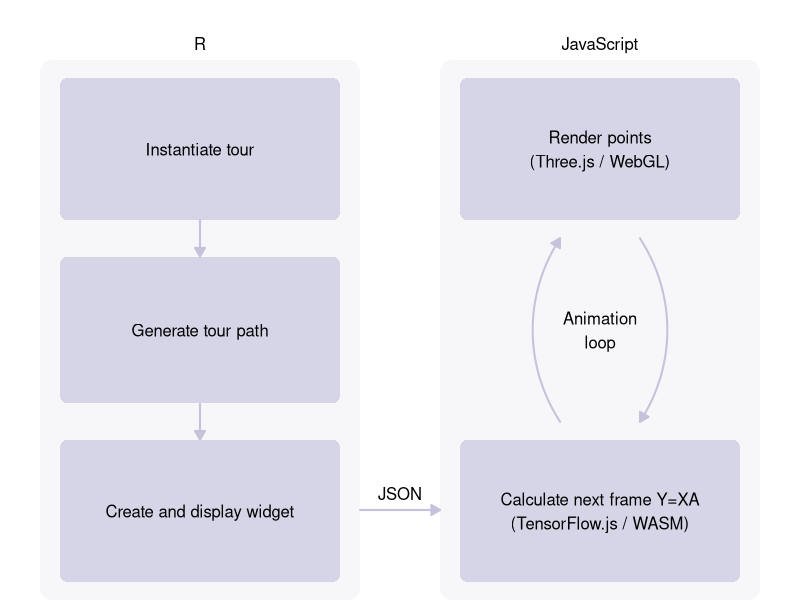

Source code (R): (Note: this script raises an error after producing the figure.)
## ---- chunk 1
library(grid)

## fill for text boxes
purple1 <- "#d6d5e7"
## arrows
purple2 <- "#c5c3dc"
# background
purple3 <- "#f7f7fa"

tbox <- function(txt, ...) {
    grid.roundrect(
        r = unit(2, "mm"), width = 0.7, height = 0.8,
        gp = gpar(col = NA, fill = purple1), ...
    )
    grid.text(txt, gp = gpar(fontsize = 12))
}

myarrow <- function(...) {
    grid.segments(...,
        arrow = arrow(type = "closed", length = unit(0.1, "inches")),
        gp = gpar(fill = purple2, col = purple2, lwd = 2)
    )
}

grid.newpage()

vp <- viewport(
    layout = grid.layout(3, 2,
        heights = c(0.33, 0.34, 0.33),
        widths = 0.5
    ), height = 0.9, y = 0, just = "bottom"
)

tl <- viewport(layout.pos.row = 1, layout.pos.col = 1, name = "topleft")
ml <- viewport(layout.pos.row = 2, layout.pos.col = 1, name = "middleleft")
bl <- viewport(layout.pos.row = 3, layout.pos.col = 1, name = "bottomleft")
tr <- viewport(layout.pos.row = 1, layout.pos.col = 2, name = "topright")
mr <- viewport(layout.pos.row = 2, layout.pos.col = 2, name = "middleright")
br <- viewport(layout.pos.row = 3, layout.pos.col = 2, name = "bottomright")

splot <- vpTree(vp, vpList(tl, ml, bl, tr, mr, br))

pushViewport(splot)
upViewport()

# background rects
grid.roundrect(
    r = unit(3, "mm"), width = 0.4, x = 0.05, just = "left",
    gp = gpar(col = NA, fill = purple3)
)
grid.roundrect(
    r = unit(3, "mm"), width = 0.4, x = 0.95, just = "right",
    gp = gpar(col = NA, fill = purple3)
)

# top
seekViewport("topleft")
tbox("Instantiate tour")

# middle
seekViewport("middleleft")
tbox("Generate tour path")
myarrow(
    x0 = 0.5, y0 = unit(1.1, "npc"),
    x1 = 0.5, y1 = unit(0.9, "npc")
)

# bottom
seekViewport("bottomleft")
tbox("Create and display widget", name = "tbox_bottomleft")
myarrow(
    x0 = 0.5, y0 = unit(1.1, "npc"),
    x1 = 0.5, y1 = unit(0.9, "npc")
)

seekViewport("topright")
tbox("Render points
(Three.js / WebGL)")

seekViewport("bottomright")
tbox("Calculate next frame Y=XA
(TensorFlow.js / WASM)")

seekViewport("middleright")

grid.text("Animation
loop")

grid.curve(0.4, 0, 0.4, 1,
    square = FALSE, curvature = -0.3, ncp = 10,
    arrow = arrow(
        type = "closed",
        length = unit(0.1, "inches")
    ),
    gp = gpar(fill = purple2, col = purple2, lwd = 2)
)


grid.curve(0.6, 1, 0.6, 0,
    square = FALSE, curvature = -0.3, ncp = 10,
    arrow = arrow(
        type = "closed",
        length = unit(0.1, "inches")
    ),
    gp = gpar(fill = purple2, col = purple2, lwd = 2)
)

popViewport()

myarrow(
    0.45, 1 / 6, 0.55, 1 / 6 #
)
grid.text("JSON", 0.5, unit(1 / 6, "npc") + unit(0.5, "lines"), just = "bottom")

popViewport()

grid.text("R", 0.25, unit(0.9, "npc") + unit(0.5, "lines"), just = "bottom")
grid.text("JavaScript", 0.75, unit(0.9, "npc") + unit(0.5, "lines"), just = "bottom")
## ---- chunk 2
benchmarks <- read_tsv("data/backend_benchmarks_slice.tsv")

ggplot(benchmarks, aes(x = Backend, y = `Percent Time`, fill = `Data Set`)) +
    geom_col(position = "dodge") +
    theme_bw() +
    scale_y_continuous(labels = scales::label_number(suffix = "%")) +
    theme(
        legend.position = c(0.75, 0.75),
        panel.grid.major.x = element_blank(),
        panel.grid.minor.x = element_blank()
    ) +
    labs(
        title = "LinAlg Backend Performance Comparison (slice tour)",
        y = "% Scripting Time"
    )
